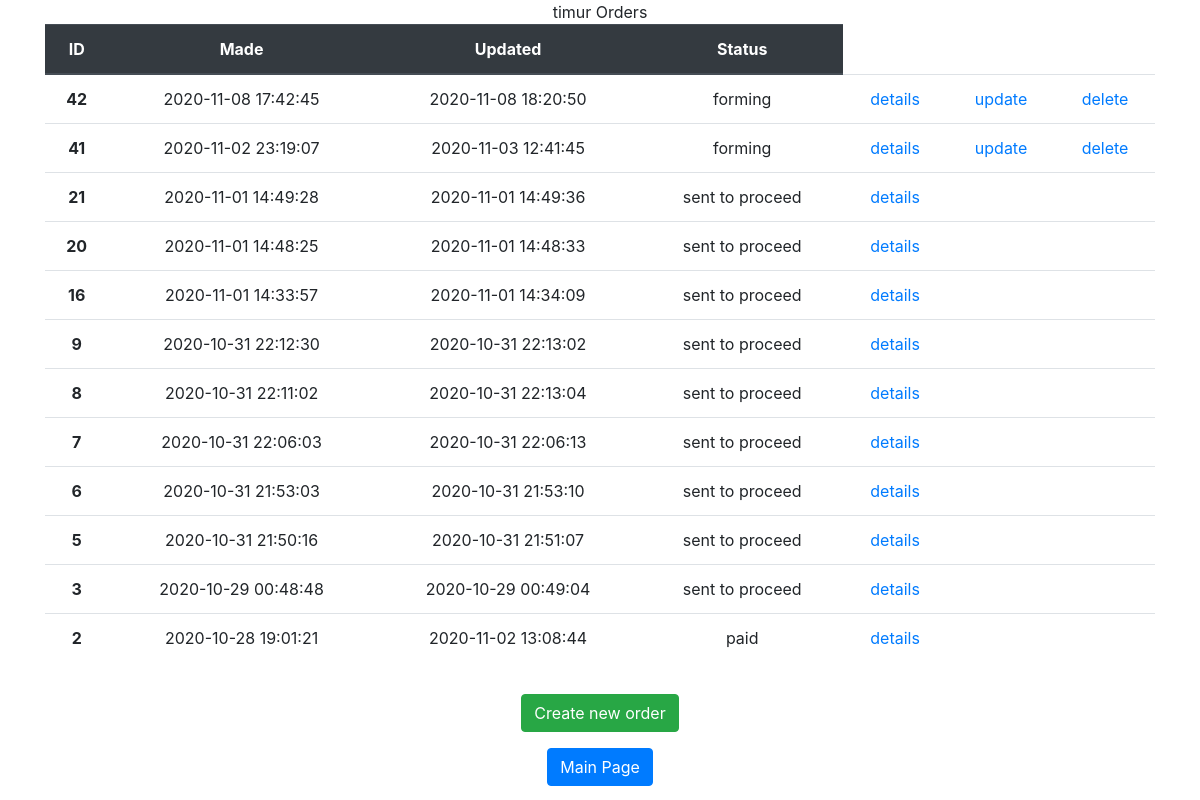
Before: /order/ (signed in) with the older database file.
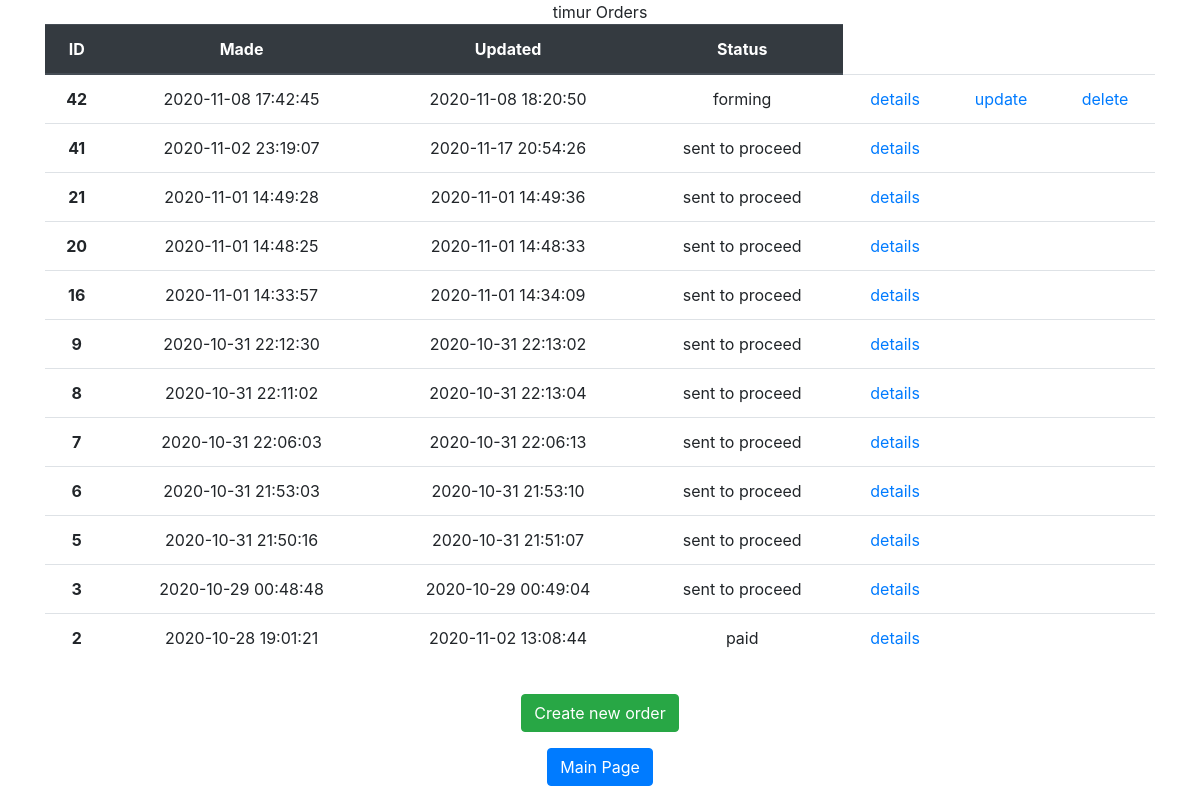
After: the same page with the newer database file.
### ordersapp/models.py (models this page shows, shortened)
class Order(models.Model):
    FORMING = 'FM'
    SENT_TO_PROCEED = 'STP'
    PROCEEDED = 'PRD'
    PAID = 'PD'
    READY = 'RDY'
    DONE = 'DN'
    CANCEL = 'CNL'
    ORDER_STATUS_CHOICES = (
        (FORMING, 'forming'),
        (SENT_TO_PROCEED, 'sent to proceed'),
        (PROCEEDED, 'proceeded'),
        (PAID, 'paid'),
        (READY, 'ready'),
        (DONE, 'done'),
        (CANCEL, 'canceled')
    )
    user = models.ForeignKey(settings.AUTH_USER_MODEL, on_delete=models.CASCADE, verbose_name='user')
    created = models.DateTimeField(verbose_name='made', auto_now_add=True)
    updated = models.DateTimeField(verbose_name='updated', auto_now=True)
    status = models.CharField(verbose_name='status', max_length=3, choices=ORDER_STATUS_CHOICES, default=FORMING)
    paid = models.DateTimeField(verbose_name='payment_status', auto_now=False, null=True)
    is_active = models.BooleanField(verbose_name='active', default=True, db_index=True)
    class Meta:
        ordering = ('-created',)
        verbose_name = 'order'
        verbose_name_plural = 'orders'

### ordersapp/views.py (the view)
# urls.py: path('', ordersapp.OrderList.as_view(), name='orders_list'),
class OrderList(ListView):
    model = Order
    @method_decorator(login_required())
    def dispatch(self, *args, **kwargs):
        return super().dispatch(*args, **kwargs)
    def get_queryset(self):
        return Order.objects.filter(user=self.request.user).select_related()

### mainapp/context_processors.py (called while the page is built)
def shopping_cart(request):
    shopping_cart = []
    if request.user.is_authenticated:
        shopping_cart = request.user.shopping_cart.select_related()
    return {
        'shopping_cart':
            shopping_cart,
    }

### ordersapp/templates/ordersapp/order_list.html
{% extends 'ordersapp/base.html' %}
{% load static %}
{% block content %}
    <div class="container text-center">
    <div class="row">
        <div class="col">
            {% if user.first_name %}
            {{ user.first_name }}
                {% else %}
                User
            {% endif %} Orders
        </div>
    </div>
    </div>
    <div class="container text-center">
    <div class="row">
        <div class="col">
            <table class="table">
  <thead class="thead-dark">
    <tr>
      <th scope="col">ID</th>
      <th scope="col">Made</th>
      <th scope="col">Updated</th>
      <th scope="col">Status</th>
    </tr>
  </thead>
                <tbody>
                {% for item in object_list %}
                {% if item.is_active %}
                <tr>
                    <th scope="row">{{ item.pk }}</th>
                    <td>{{ item.created|date:"Y-m-d H:i:s" }}</td>
                    <td>{{ item.updated|date:"Y-m-d H:i:s" }}</td>
                    <td>{{ item.get_status_display }}</td>
                    <td>
                        <a href="{% url 'ordersapp:order_read' item.pk %}"> details</a>
                    </td>
                    <td>
                        {% if item.status == 'FM' %}
                        <a href="{% url 'ordersapp:order_update' item.pk %}">update</a>
                        {% endif %}
                    </td>
                    <td>
                        {% if item.status == 'FM' %}
                        <a href="{% url 'ordersapp:order_delete' item.pk %}">delete</a>
                        {% endif %}
                    </td>
                </tr>
            {% endif %}
            {% endfor %}
                </tbody>
            </table>
        </div>
    </div>
    </div>
    <div class="container text-center mt-3">
    <div class="row">
        <div class="col">
            <a href="{% url 'ordersapp:order_create' %}" class="btn btn-success" role="button">Create new order</a>
        </div>
    </div>
    </div>
    <div class="container text-center mt-3">
    <div class="row">
        <div class="col">
            <a href="{% url 'main' %}" class="btn btn-primary" role="button">Main Page</a>
        </div>
    </div>
    </div>
{% endblock %}

Changed rows visible on the page:
changed Order id 41: updated "2020-11-03 12:41:45" → "2020-11-17 20:54:26"; status "forming" → "sent to proceed"; no longer shows "update delete"
